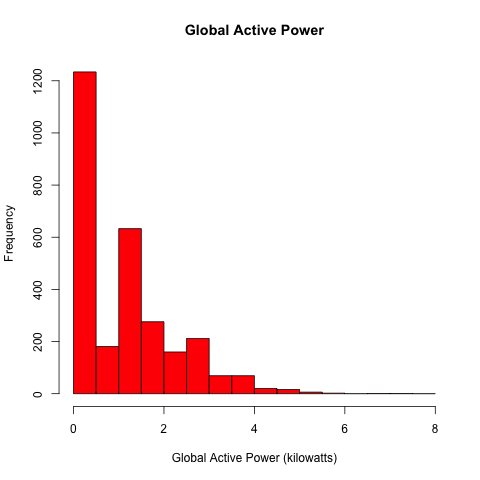

This chart was generated by the following R code:
# First, deal with the "Date". The as.Date function is only useful for character
Date <- as.character(Date)
Date <- as.Date(Date,"%d/%m/%Y")
startdate <- as.Date("2017-02-01")
enddate <- as.Date("2017-02-03")
my_data0 <- my_data[which(my_data$Date >= startdate &
                             my_data$Date <= enddate),]
# plot1
my_data0[,3] <- as.vector(my_data0[,3]) # this step cannot be forget
my_data0[,3] <- as.numeric(my_data0[,3])
x1 <- my_data0[,3]
# compute the range of x1, which help determine the "breaks"
# in hist function
range(x1)
b <- c(0,0.5,1,1.5,2,2.5,3,3.5,4,4.5,5,5.5,6,6.5,7,7.5,8)
# draw the plot
png("plot1.png",width=480,height=480)
hist(x1,breaks=b,freq=TRUE,col="red",
     main="Global Active Power",
     xlab = "Global Active Power (kilowatts)")
dev.off()
